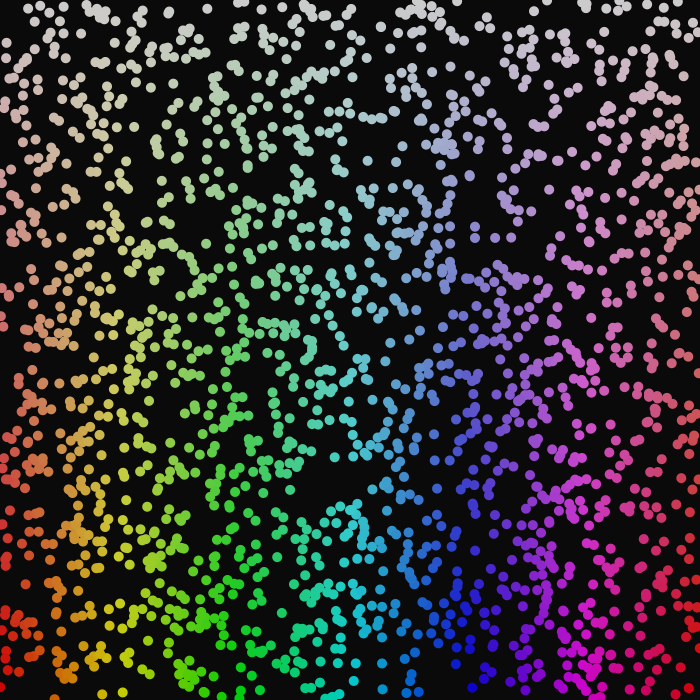
Frame 1 (no input)
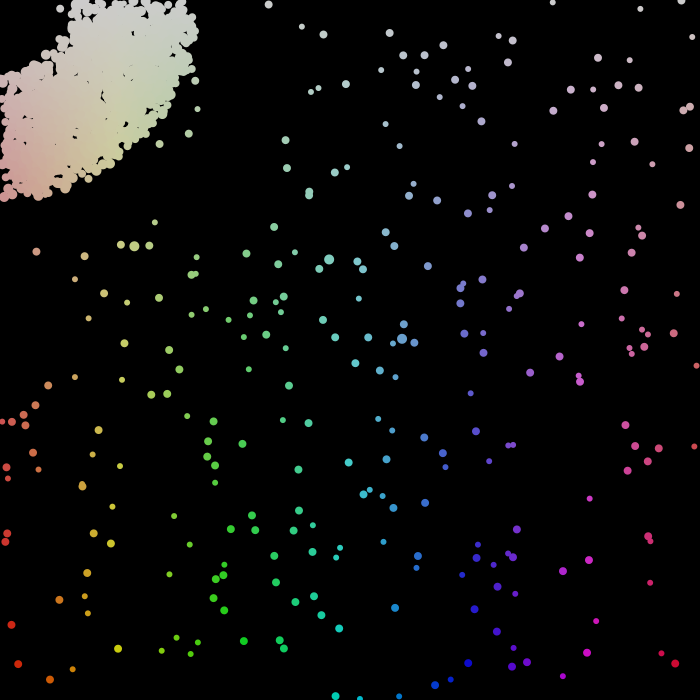
Frame 60 (the mouse pressed at the canvas centre just before this capture)
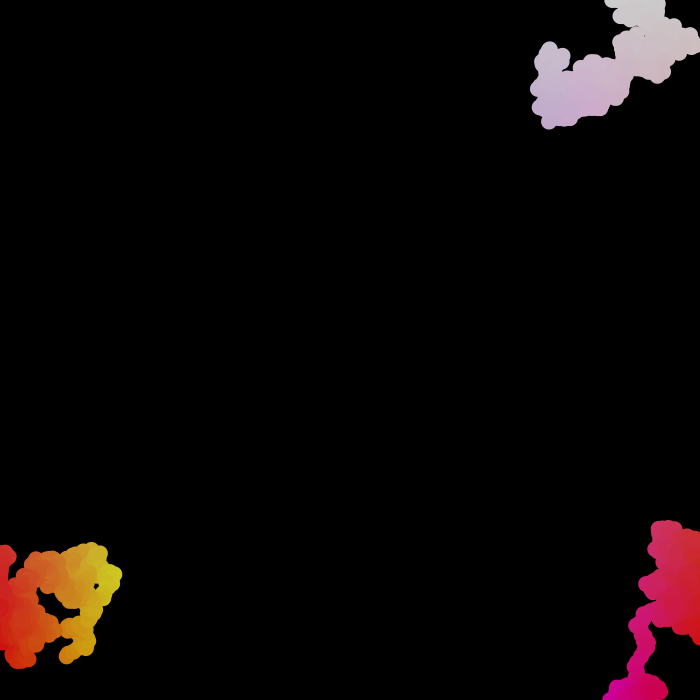
Frame 120 (the mouse held since frame 60 and released just before this capture)

The Processing sketch that drew these frames (run headless with seeded random() and noise(); from frame 60 on, the mouse is pressed at the canvas centre):

// Processing sketch: processing_64786
// ── processing_64786.pde


class Mover {

  // Our object has two PVectors: location and velocity
  PVector acceleration;
  PVector location;
  PVector velocity;
  PVector mouse;
  int ellipsize = 10;

  Mover() {
    location = new PVector(random(width), random(height));
  }

  void update() {
    // Motion 101: Locations changes by velocity.
    acceleration = new PVector(random(-3, 3), random(-3, 3));
    velocity = new PVector(random(-5, 5), random(-5, 5));
    velocity.add(acceleration);
    location.add(velocity);
    
    if (ellipsize>30){
      ellipsize=10;
    }
    if (ellipsize<7){
    ellipsize=10;
    }
  }

  void display( ) {
    noStroke();
    colorMode(HSB, 100);

    fill( location.x/width*100, location.y/height*100, 80);
    ellipse(location.x, location.y, ellipsize, ellipsize);
  }

  void checkPointer() {
    mouse = new PVector ( mouseX , mouseY);
    PVector s = new PVector(0, 0);
    s=PVector.sub(location, mouse);
    if ( s.mag() < 70)
    {
      ellipsize = ellipsize+2; 
      location = new PVector(random(width), random(height));
    } 

    if ( s.mag() > 200)
    {

      ellipsize = ellipsize - 2; 

      //ellipse(location.x, location.y, ellipsize-10, ellipsize-10);
      location = new PVector(random(width), random(height));
    }
  }

  void checkEdges() {

    if (location.x > width) {
      location.x = 0;
    } 
    else if (location.x < 0) {
      location.x = width;
    }

    if (location.y > height) {
      location.y = 0;
    } 
    else if (location.y < 0) {
      location.y = height;
    }
  }

  //  void reset(){
  //location = new PVector(random(width), random(height));
  //this.update();
  //  }
}

int n =2000;
Mover[] mover =new Mover[n];


void setup() {
  size(700, 700);
  smooth();
  background(255);
  // Make Mover object array
  for (int i = 0; i < n; i++)
  {
    mover[i] = new Mover();
  }
}

void draw() {
    background(0);

  noStroke();
  fill(255, 10);
  rect(0, 0, width, height);
  PVector init = new PVector (random (width), random(height));

  // Call functions on Mover object.

  for (int i = 0; i < n; i++)
  {
    mover[i].display();
    mover[i].update();
    mover[i].checkEdges();
    mover[i].checkPointer();
  }



  if (mousePressed)
  {
    for (int i = 0; i < n; i++)
    {
      mover[i].location =init;
      mover[i].ellipsize=16;
    }
  }
  
  delay(50);
}
